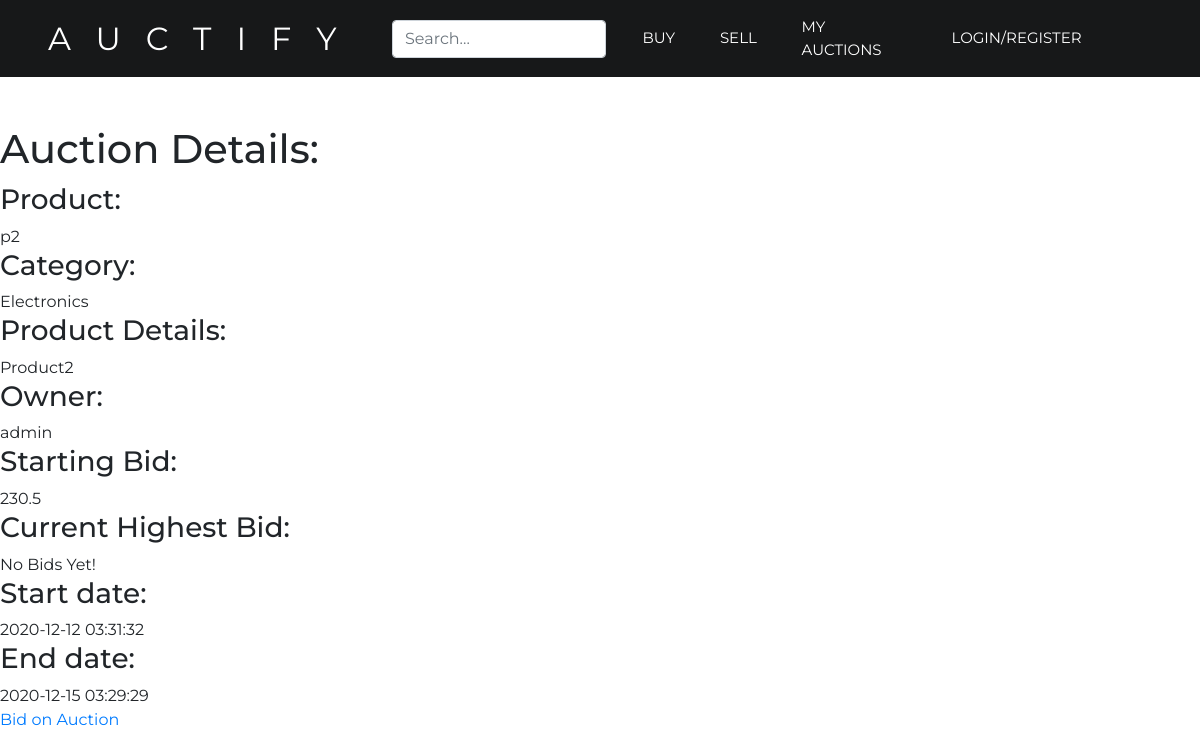
The page /viewAuction.php?auctionid=2 on the database its author committed.
### tables this page shows
CREATE TABLE `products` (
  `id` int(11) NOT NULL,
  `name` varchar(50) NOT NULL,
  `details` varchar(200) NOT NULL,
  `category` varchar(50) NOT NULL
);

CREATE TABLE `auctions` (
  `id` int(11) NOT NULL,
  `owner` varchar(30) NOT NULL,
  `product` int(11) NOT NULL,
  `start` datetime NOT NULL,
  `end` datetime NOT NULL,
  `startprice` float NOT NULL,
  `bid` float DEFAULT NULL,
  `bidder` varchar(30) DEFAULT NULL,
  `status` varchar(15) NOT NULL
);

### controlled.php (called while the page is built, shortened)
<?php
try{
    require('connection.php');
    $sql="SELECT id, end, bidder FROM auctions WHERE status='active'";
    $rs=$db->query($sql);
    foreach($rs as $row){
        $auctionid = $row['id'];
    }
}
catch (PDOException $e){
    die($e->getMessage());
}
?>

### viewAuction.php (the view, shortened to what this page needs)
<?php
require('controlled.php');
extract($_REQUEST);
?>
<!DOCTYPE html>
<html>
<head>
	<?php include 'head.php'; ?>
</head>
<body>
	<?php include 'header.php'; ?>
<?php
try{
	require('connection.php');
	$sql = $db->prepare("SELECT * FROM auctions WHERE id=?");
	$sql->execute(array($auctionid));
	$auctions = $sql->fetch(PDO::FETCH_ASSOC);
	$productid = $auctions['product'];
	$sql = $db->prepare("SELECT * FROM products WHERE id=?");
	$sql->execute(array($productid));
	$products = $sql->fetch(PDO::FETCH_ASSOC);
	if ($auction = $auctions) {
		$highestBid = $auction['bid'];
		$highestBidder = $auction['bidder'];
	}
	echo "<h1>Auction Details:</h1>";
	echo "<h3>Product:</h3>";
	echo $products['name'];
	echo "<h3>Category:</h3>";
	echo $products['category'];
	echo "<h3>Product Details:</h3>";
	echo $products['details'];
	echo "<h3>Owner:</h3>";
	echo $auctions['owner'];
	echo "<h3>Starting Bid:</h3>";
	echo $auctions['startprice'];
	echo "<h3>Current Highest Bid:</h3>";
	if (isset($highestBid)) {
		echo "$highestBid by $highestBidder";
	} else {
		echo "No Bids Yet!";
	}
	echo "<h3>Start date:</h3>";
	echo $auctions['start'];
	echo "<h3>End date:</h3>";
	echo $auctions['end'];
	if ($auctions['owner']!=$_SESSION['username']) {
		echo "<p><a href='bid.php?auctionid=$auctionid'>Bid on Auction</a></p>";
	}
} catch(PDOExecption $e){
	die ("ERROR:".$e->getMessage());
}
?>
</body>
</html>

### css/custom.css (style rules this page uses)
* { -webkit-box-sizing: border-box; -moz-box-sizing: border-box; box-sizing: border-box; }
body { font-family: 'Montserrat', sans-serif; font-weight: 400; }
h1 { margin-top: 5px; margin-bottom: 10px; }
a, a:hover { text-decoration: none; text-decoration-style: none; }
.navbar-form { position: relative; }
.form-control { width: 100%; }

### rows shown on the page
products: name "p2", category "Electronics", details "Product2"
auctions: owner "admin", startprice "230.5", start "2020-12-12 03:31:32", end "2020-12-15 03:29:29"
